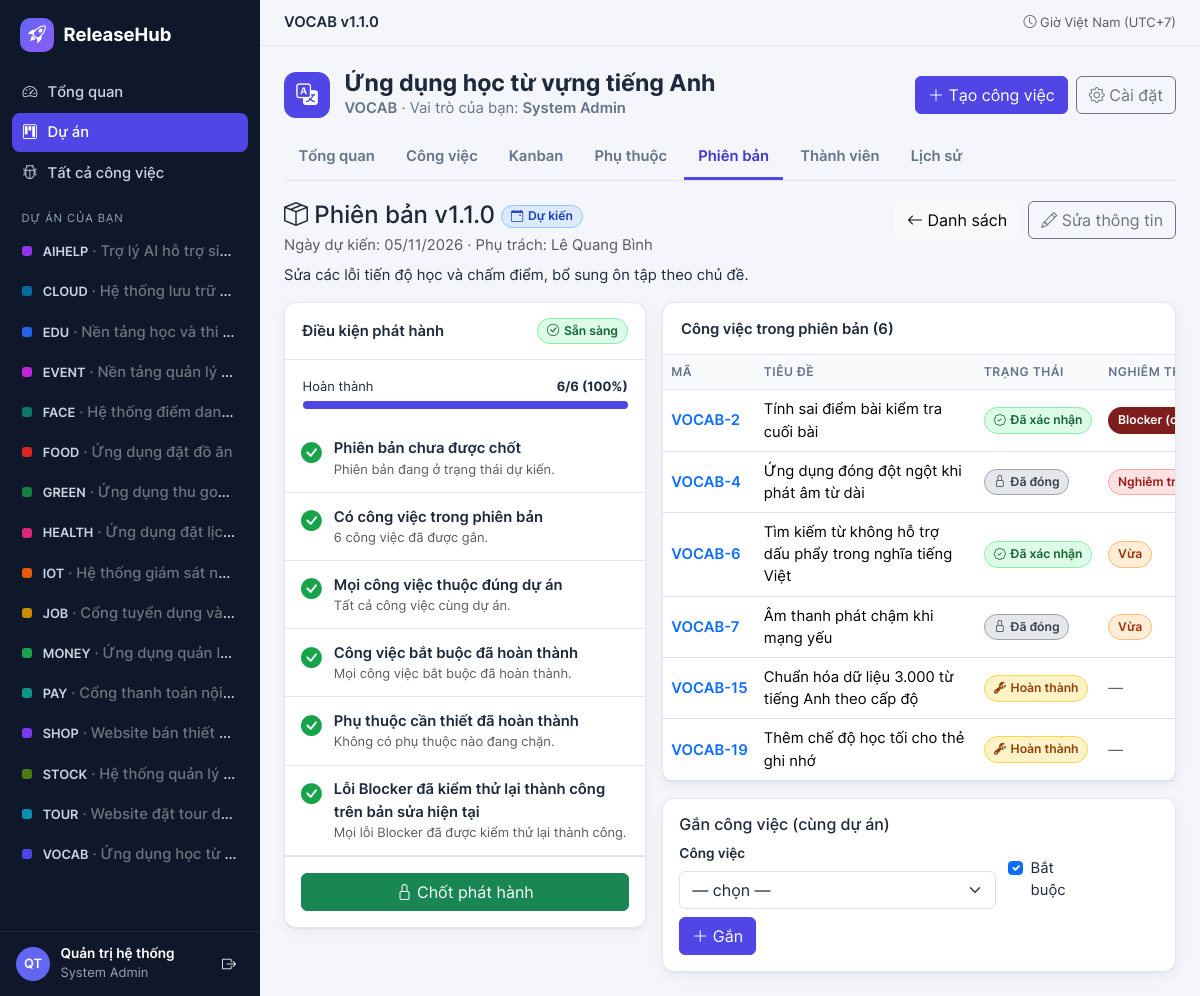
The app's page /public/releases/2 (signed in) with its own data.
### tables this page shows
CREATE TABLE projects (
    id            INT UNSIGNED NOT NULL AUTO_INCREMENT,
    code          VARCHAR(16) NOT NULL,
    name          VARCHAR(150) NOT NULL,
    description   TEXT NULL,
    color         CHAR(7) NOT NULL DEFAULT '#4f46e5',
    icon          VARCHAR(40) NOT NULL DEFAULT 'bi-kanban',
    owner_id      INT UNSIGNED NULL,
    issue_counter INT UNSIGNED NOT NULL DEFAULT 0,
    version       INT UNSIGNED NOT NULL DEFAULT 1,
    archived_at   DATETIME NULL,
    created_at    DATETIME NOT NULL,
    updated_at    DATETIME NOT NULL,
    PRIMARY KEY (id),
    UNIQUE KEY uq_projects_code (code),
    KEY idx_projects_archived (archived_at),
    CONSTRAINT fk_projects_owner FOREIGN KEY (owner_id) REFERENCES users (id) ON DELETE SET NULL
);

CREATE TABLE users (
    id            INT UNSIGNED NOT NULL AUTO_INCREMENT,
    email         VARCHAR(190) NOT NULL,
    full_name     VARCHAR(120) NOT NULL,
    password_hash VARCHAR(255) NOT NULL,
    is_admin      TINYINT(1) NOT NULL DEFAULT 0,
    is_active     TINYINT(1) NOT NULL DEFAULT 1,
    last_login_at DATETIME NULL,
    created_at    DATETIME NOT NULL,
    updated_at    DATETIME NOT NULL,
    PRIMARY KEY (id),
    UNIQUE KEY uq_users_email (email)
);

CREATE TABLE releases (
    id                INT UNSIGNED NOT NULL AUTO_INCREMENT,
    project_id        INT UNSIGNED NOT NULL,
    name              VARCHAR(40) NOT NULL COMMENT 'Mã phiên bản, ví dụ v1.2.0',
    description       TEXT NULL,
    planned_date      DATE NULL,
    owner_id          INT UNSIGNED NULL,
    status            ENUM('planned','released') NOT NULL DEFAULT 'planned',
    released_at       DATETIME NULL,
    released_by       INT UNSIGNED NULL,
    snapshot_checksum CHAR(64) NULL,
    readiness_report  LONGTEXT NULL,
    version           INT UNSIGNED NOT NULL DEFAULT 1,
    created_by        INT UNSIGNED NOT NULL,
    created_at        DATETIME NOT NULL,
    updated_at        DATETIME NOT NULL,
    PRIMARY KEY (id),
    UNIQUE KEY uq_release_name (project_id, name),
    UNIQUE KEY uq_release_project (id, project_id),
    KEY idx_release_status (project_id, status),
    CONSTRAINT fk_release_project FOREIGN KEY (project_id) REFERENCES projects (id) ON DELETE RESTRICT,
    CONSTRAINT fk_release_owner FOREIGN KEY (owner_id) REFERENCES users (id) ON DELETE SET NULL,
    CONSTRAINT fk_release_by FOREIGN KEY (released_by) REFERENCES users (id) ON DELETE SET NULL,
    CONSTRAINT fk_release_creator FOREIGN KEY (created_by) REFERENCES users (id)
);

CREATE TABLE release_items (
    id          INT UNSIGNED NOT NULL AUTO_INCREMENT,
    project_id  INT UNSIGNED NOT NULL,
    release_id  INT UNSIGNED NOT NULL,
    issue_id    INT UNSIGNED NOT NULL,
    is_required TINYINT(1) NOT NULL DEFAULT 1,
    added_by    INT UNSIGNED NOT NULL,
    added_at    DATETIME NOT NULL,
    PRIMARY KEY (id),
    UNIQUE KEY uq_release_item (release_id, issue_id),
    KEY idx_item_issue (issue_id),
    CONSTRAINT fk_item_release FOREIGN KEY (release_id, project_id) REFERENCES releases (id, project_id) ON DELETE RESTRICT,
    CONSTRAINT fk_item_issue FOREIGN KEY (issue_id, project_id) REFERENCES issues (id, project_id) ON DELETE RESTRICT,
    CONSTRAINT fk_item_user FOREIGN KEY (added_by) REFERENCES users (id)
);

CREATE TABLE issues (
    id                 INT UNSIGNED NOT NULL AUTO_INCREMENT,
    project_id         INT UNSIGNED NOT NULL,
    number             INT UNSIGNED NOT NULL,
    code               VARCHAR(32) NOT NULL,
    type               ENUM('bug','task','improvement') NOT NULL,
    title              VARCHAR(200) NOT NULL,
    description        TEXT NULL,
    priority           ENUM('low','medium','high','urgent') NOT NULL DEFAULT 'medium',
    severity           ENUM('trivial','minor','major','critical','blocker') NULL,
    status             ENUM('open','in_progress','resolved','verified','closed','reopened') NOT NULL DEFAULT 'open',
    reporter_id        INT UNSIGNED NOT NULL,
    assignee_id        INT UNSIGNED NULL,
    due_date           DATE NULL,
    environment        VARCHAR(255) NULL,
    steps_to_reproduce TEXT NULL,
    expected_result    TEXT NULL,
    actual_result      TEXT NULL,
    fix_ref            VARCHAR(500) NULL,
    fix_revision       INT UNSIGNED NOT NULL DEFAULT 0,
    commit_url         VARCHAR(500) NULL,
    pr_url             VARCHAR(500) NULL,
    version            INT UNSIGNED NOT NULL DEFAULT 1,
    created_at         DATETIME NOT NULL,
    updated_at         DATETIME NOT NULL,
    PRIMARY KEY (id),
    UNIQUE KEY uq_issue_number (project_id, number),
    UNIQUE KEY uq_issue_code (project_id, code),
    UNIQUE KEY uq_issue_project (id, project_id),
    KEY idx_issue_status (project_id, status),
    KEY idx_issue_assignee (project_id, assignee_id),
    KEY idx_issue_severity (project_id, severity),
    KEY idx_issue_type (project_id, type),
    KEY idx_issue_updated (project_id, updated_at),
    CONSTRAINT fk_issue_project FOREIGN KEY (project_id) REFERENCES projects (id) ON DELETE RESTRICT,
    CONSTRAINT fk_issue_reporter FOREIGN KEY (reporter_id) REFERENCES users (id),
    CONSTRAINT fk_issue_assignee FOREIGN KEY (assignee_id) REFERENCES users (id) ON DELETE SET NULL
);

### views/releases/show.php (the view, shortened to what the rows shown need)
<?php
$released = $release['status'] === 'released'; $pid = (int) $release['project_id'];
echo partial('project_head', ['project' => $project, 'tab' => 'releases', 'role' => $role, 'can' => $can]);
$ready = $readiness['ready'] ?? false; ?>
<div class="d-flex flex-wrap justify-content-between align-items-start gap-2 mb-3">
    <div><h2 class="h4 mb-1"><i class="bi bi-box-seam"></i> Phiên bản <?= e($release['name']) ?>
        <span class="rh-badge <?= $released ? 'st-verified' : 'st-in_progress' ?> align-middle"><i class="bi <?= $released ? 'bi-patch-check' : 'bi-calendar-event' ?>"></i> <?= $released ? 'Đã phát hành' : 'Dự kiến' ?></span></h2>
        <p class="text-muted mb-0"><?= $released ? 'Chốt lúc ' . e(vn_dt($release['released_at'])) . ' bởi ' . e($release['released_by_name'] ?? '—') : 'Ngày dự kiến: ' . e(vn_date($release['planned_date'])) . ' · Phụ trách: ' . e($release['owner_name'] ?? '—') ?></p>
        <?php if ($release['description']): ?><p class="mt-2 mb-0"><?= e($release['description']) ?></p><?php endif; ?></div>
</div>
<?php if ($released): ?>
<div class="alert alert-<?= ($integrity['ok'] ?? false) ? 'success' : 'danger' ?> d-flex align-items-center gap-2"><i class="bi <?= ($integrity['ok'] ?? false) ? 'bi-shield-check' : 'bi-shield-exclamation' ?> fs-5"></i>
    <div>Dữ liệu dưới đây là <strong>snapshot bất biến</strong> tại thời điểm chốt; sửa công việc nguồn sau này không làm thay đổi. Checksum: <code><?= e(substr((string) $release['snapshot_checksum'], 0, 16)) ?>…</code> – <?= ($integrity['ok'] ?? false) ? 'khớp với dữ liệu đã lưu.' : 'KHÔNG khớp, cần kiểm tra!' ?></div></div>
<div class="rh-card"><div class="card-head">Thay đổi trong phiên bản (<?= e(count($snapshot)) ?>)</div>
<div class="table-responsive"><table class="table rh-table"><thead><tr><th>Mã</th><th>Nội dung</th><th>Nhóm</th><th>Nghiêm trọng</th><th>Trạng thái khi chốt</th><th>Bản sửa</th><th>Bằng chứng kiểm thử</th><th>Phụ thuộc</th></tr></thead><tbody>
<?php foreach ($snapshot as $s): $ev = $s['test_evidence'] ? json_decode((string) $s['test_evidence'], true) : null; $deps = json_decode((string) $s['dependency_codes'], true) ?: []; ?>
<tr><td class="code-link"><?= e($s['issue_code']) ?></td><td class="title-cell"><div class="fw-semibold"><?= e($s['title']) ?></div><div class="small text-muted"><?= e(mb_strimwidth((string) $s['change_summary'], mb_strlen($s['title']) + 3, 140, '…')) ?></div></td>
    <td><?= e(Catalog::SNAPSHOT_CATEGORIES[$s['category']] ?? $s['category']) ?></td><td><?= severity_badge($s['severity']) ?></td><td><?= status_badge($s['status'], $s['type']) ?><?= (int) $s['is_required'] === 0 ? ' <span class="badge text-bg-light">không bắt buộc</span>' : '' ?></td>
    <td class="small"><?php if ($s['fix_ref']): ?><?php if (preg_match('#^https?://#', (string) $s['fix_ref'])): ?><a href="<?= e($s['fix_ref']) ?>" target="_blank" rel="noopener noreferrer">#<?= e($s['fix_revision']) ?> <i class="bi bi-box-arrow-up-right"></i></a><?php else: ?><code><?= e($s['fix_ref']) ?></code><?php endif; else: ?>—<?php endif; ?></td>
    <td class="small"><?php if ($ev): ?><span class="rh-badge <?= $ev['result'] === 'passed' ? 'st-verified' : 'st-reopened' ?>"><?= $ev['result'] === 'passed' ? 'Passed' : 'Failed' ?></span> <?= e($ev['tester']) ?> · <?= e(vn_dt($ev['tested_at'], 'd/m/Y')) ?><?php else: ?>—<?php endif; ?></td>
    <td class="small"><?= e($deps ? implode(', ', $deps) : '—') ?></td></tr><?php endforeach; ?></tbody></table></div></div>
<?php else: ?>
<div class="row g-3">
<div class="col-xl-7">
    <div class="rh-card mb-3"><div class="card-head">Công việc trong phiên bản (<?= e(count($items)) ?>)</div>
    <?php if (!$items): ?><div class="empty"><i class="bi bi-inbox"></i>Chưa gắn công việc nào.</div><?php else: ?>
    <div class="table-responsive"><table class="table rh-table"><thead><tr><th>Mã</th><th>Tiêu đề</th><th>Trạng thái</th><th>Nghiêm trọng</th><th>Bắt buộc</th><?php if ($can_plan): ?><th></th><?php endif; ?></tr></thead><tbody>
    <?php foreach ($items as $i): ?><tr><td><a class="code-link" href="<?= e(url('issues/' . $i['issue_id'])) ?>"><?= e($i['code']) ?></a></td><td class="title-cell"><?= e($i['title']) ?></td>
        <td><?= status_badge($i['status'], $i['type']) ?></td><td><?= severity_badge($i['severity']) ?></td>
        </tr><?php endforeach; ?>
    </tbody></table></div><?php endif; ?></div>
    <?php if ($can_plan): ?><form class="rh-card p-3" data-api="api/releases/<?= e($release['id']) ?>/items" data-reload data-success="Đã gắn công việc." novalidate>
        <h2 class="h6">Gắn công việc (cùng dự án)</h2>
        </form><?php endif; ?>
</div></div>
<?php endif; ?>

### views/partials/project_head.php (shortened to what the rows shown need)
<div class="proj-head">
    <div class="flex-grow-1" style="min-width:0">
        <h1 class="page-title text-truncate"><?= e($project['name']) ?> <?php if ($project['archived_at']): ?><span class="badge text-bg-secondary fs-6">Đã lưu trữ</span><?php endif; ?></h1>
        <p class="page-sub"><span class="fw-semibold"><?= e($project['code']) ?></span> · Vai trò của bạn: <span class="fw-semibold"><?= e(role_label($role)) ?></span></p>
    </div>
</div>

### app/Support/helpers.php (shortened to what the rows shown need)
<?php
if (!function_exists('e')) {
    function e(mixed $v): string
    {
        return htmlspecialchars((string) ($v ?? ''), ENT_QUOTES | ENT_SUBSTITUTE, 'UTF-8');
    }
    function base_url(): string
    {
        return $GLOBALS['__rh_base'];
    }
    function url(string $path = ''): string
    {
        return base_url() . '/' . ltrim($path, '/');
    }
    function asset(string $path): string
    {
        return url('assets/' . ltrim($path, '/'));
    }
    function vn_date(?string $d): string
    {
        return Time::vnDate($d);
    }
    function status_badge(string $status, string $type = 'bug'): string
    {
        $icons = ['open' => 'bi-circle', 'in_progress' => 'bi-arrow-repeat', 'resolved' => 'bi-wrench-adjustable', 'verified' => 'bi-patch-check', 'closed' => 'bi-lock', 'reopened' => 'bi-arrow-counterclockwise'];
        return '<span class="rh-badge st-' . e($status) . '"><i class="bi ' . ($icons[$status] ?? 'bi-circle') . '"></i> ' . e(Catalog::statusLabel($status, $type)) . '</span>';
    }
    function severity_badge(?string $sev): string
    {
        if (!$sev) {
            return '<span class="text-muted">—</span>';
        }
        return '<span class="rh-badge sv-' . e($sev) . '">' . e(Catalog::SEVERITIES[$sev] ?? $sev) . '</span>';
    }
    function partial(string $name, array $vars = []): string
    {
        return \ReleaseHub\Core\View::render('partials/' . $name, $vars, null);
    }
    function role_label(?string $role): string
    {
        return $role === 'system_admin' ? 'System Admin' : (Catalog::ROLES[$role ?? ''] ?? '—');
    }
    function initials(string $name): string
    {
        $parts = preg_split('/\s+/', trim($name)) ?: [];
        $last = end($parts) ?: '?';
        $first = $parts[0] ?? '';
        return mb_strtoupper(mb_substr($first, 0, 1) . (count($parts) > 1 ? mb_substr($last, 0, 1) : ''));
    }
}

### views/layouts/app.php (shortened to what the rows shown need)
<!doctype html>
<html lang="vi">
<head>
    <link rel="stylesheet" href="<?= e(asset('vendor/bootstrap/bootstrap.min.css')) ?>">
    <link rel="stylesheet" href="<?= e(asset('vendor/bootstrap-icons/bootstrap-icons.min.css')) ?>">
    <link rel="stylesheet" href="<?= e(asset('css/fonts.css')) ?>">
    <link rel="stylesheet" href="<?= e(asset('css/app.css')) ?>">
</head>
<body>
<aside class="rh-sidebar" id="sidebar" aria-label="Điều hướng chính">
    <nav class="rh-nav">
        <?php foreach ($sidebarProjects as $sp): ?>
            <a href="<?= e(url('projects/' . $sp['id'])) ?>" title="<?= e($sp['name']) ?>">
                <span class="dot" style="background:<?= e($sp['color']) ?>"></span>
                <span class="pname"><span class="pcode fw-semibold"><?= e($sp['code']) ?></span> <span class="text-secondary">· <?= e($sp['name']) ?></span></span>
            </a>
        <?php endforeach; ?>
    </nav>
    <div class="rh-userbox">
        <div class="rh-avatar" aria-hidden="true"><?= e(initials($user['full_name'])) ?></div>
        <div class="flex-grow-1" style="min-width:0">
            <div class="uname"><?= e($user['full_name']) ?></div>
            <small><?= !empty($user['is_admin']) ? 'System Admin' : 'Thành viên' ?></small>
        </div>
        <form method="post" action="<?= e(url('logout')) ?>"><?= csrf_field() ?>
            <button class="btn btn-sm btn-outline-light border-0" title="Đăng xuất" aria-label="Đăng xuất"><i class="bi bi-box-arrow-right"></i></button>
        </form>
    </div>
</aside>
<div class="rh-main">
    <main id="main" class="rh-content">
        <?= $content ?>
    </main>
</div>
</body>
</html>

### records on screen
projects: code "AIHELP", name "Trợ lý AI hỗ trợ si…"
projects: code "CLOUD", name "Hệ thống lưu trữ…"
projects: code "EDU", name "Nền tảng học và thi…"
projects: code "EVENT", name "Nền tảng quản lý…"
projects: code "FACE", name "Hệ thống điểm dan…"
projects: code "FOOD", name "Ứng dụng đặt đồ ăn"
projects: code "GREEN", name "Ứng dụng thu go…"
projects: code "HEALTH", name "Ứng dụng đặt lịc…"
projects: code "IOT", name "Hệ thống giám sát n…"
projects: code "JOB", name "Cổng tuyển dụng và…"
projects: code "MONEY", name "Ứng dụng quản l…"
projects: code "PAY", name "Cổng thanh toán nội…"
projects: code "SHOP", name "Website bán thiết…"
projects: code "STOCK", name "Hệ thống quản lý…"
projects: code "TOUR", name "Website đặt tour d…"
projects: code "VOCAB", name "Ứng dụng học từ…", name "Ứng dụng học từ vựng tiếng Anh"
users: full_name "QT", full_name "Quản trị hệ thống"
releases: name "v1.1.0", planned_date "05/11/2026", created_by.full_name "Lê Quang Bình", description "Sửa các lỗi tiến độ học và chấm điểm, bổ sung ôn tập theo chủ đề."
release_items: issue.code "VOCAB-2", issue.title "Tính sai điểm bài kiểm tra cuối bài", issue.type "Đã xác nhận", issue.severity "Blocker…"
release_items: issue.code "VOCAB-4", issue.title "Ứng dụng đóng đột ngột khi phát âm từ dài", issue.type "Đã đóng", issue.severity "Nghiêm…"
release_items: issue.code "VOCAB-6", issue.title "Tìm kiếm từ không hỗ trợ dấu phẩy trong nghĩa tiếng Việt", issue.type "Đã xác nhận", issue.severity "Vừa"
release_items: issue.code "VOCAB-7", issue.title "Âm thanh phát chậm khi mạng yếu", issue.type "Đã đóng", issue.severity "Vừa"
release_items: issue.code "VOCAB-15", issue.title "Chuẩn hóa dữ liệu 3.000 từ tiếng Anh theo cấp độ", issue.type "Hoàn thành"
release_items: issue.code "VOCAB-19", issue.title "Thêm chế độ học tối cho thẻ ghi nhớ", issue.type "Hoàn thành"

### other values on screen
$title "VOCAB v1.1.0"
role_label($role) "System Admin"
$label "Tổng quan"
$label "Công việc"
$label "Kanban"
$label "Phụ thuộc"
$label "Phiên bản"
$label "Thành viên"
$label "Lịch sử"
$readiness['progress']['done'] "6"
$readiness['progress']['total'] "6"
$readiness['progress']['percent'] "100"
$c['label'] "Phiên bản chưa được chốt"
$c['message'] "Phiên bản đang ở trạng thái dự kiến."
$c['label'] "Có công việc trong phiên bản"
